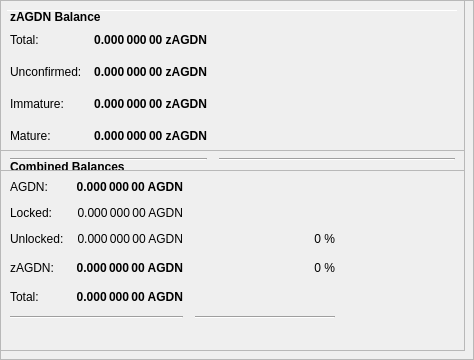
        <widget class="QFrame" name="frameObfuscation">
         <property name="minimumSize">
          <size>
           <width>0</width>
           <height>350</height>
          </size>
         </property>
         <property name="layoutDirection">
          <enum>Qt::LeftToRight</enum>
         </property>
         <property name="frameShape">
          <enum>QFrame::StyledPanel</enum>
         </property>
         <property name="frameShadow">
          <enum>QFrame::Raised</enum>
         </property>
         <widget class="QPushButton" name="runAutoDenom">
          <property name="geometry">
           <rect>
            <x>251</x>
            <y>17</y>
            <width>1</width>
            <height>1</height>
           </rect>
          </property>
          <property name="palette">
           <palette>
            <active>
             <colorrole role="WindowText">
              <brush brushstyle="SolidPattern">
               <color alpha="255">
                <red>0</red>
                <green>0</green>
                <blue>0</blue>
               </color>
              </brush>
             </colorrole>
             <colorrole role="Button">
              <brush brushstyle="SolidPattern">
               <color alpha="255">
                <red>239</red>
                <green>238</green>
                <blue>238</blue>
               </color>
              </brush>
             </colorrole>
             <colorrole role="Light">
              <brush brushstyle="SolidPattern">
               <color alpha="255">
                <red>255</red>
                <green>255</green>
                <blue>255</blue>
               </color>
              </brush>
             </colorrole>
             <colorrole role="Midlight">
              <brush brushstyle="SolidPattern">
               <color alpha="255">
                <red>247</red>
                <green>246</green>
                <blue>246</blue>
               </color>
              </brush>
             </colorrole>
             <colorrole role="Dark">
              <brush brushstyle="SolidPattern">
               <color alpha="255">
                <red>119</red>
                <green>119</green>
                <blue>119</blue>
               </color>
              </brush>
             </colorrole>
             <colorrole role="Mid">
              <brush brushstyle="SolidPattern">
               <color alpha="255">
                <red>159</red>
                <green>159</green>
                <blue>159</blue>
               </color>
              </brush>
             </colorrole>
             <colorrole role="Text">
              <brush brushstyle="SolidPattern">
               <color alpha="255">
                <red>0</red>
                <green>0</green>
                <blue>0</blue>
               </color>
              </brush>
             </colorrole>
             <colorrole role="BrightText">
              <brush brushstyle="SolidPattern">
               <color alpha="255">
                <red>255</red>
                <green>255</green>
                <blue>255</blue>
               </color>
              </brush>
             </colorrole>
             <colorrole role="ButtonText">
              <brush brushstyle="SolidPattern">
               <color alpha="255">
                <red>0</red>
                <green>0</green>
                <blue>0</blue>
               </color>
              </brush>
             </colorrole>
             <colorrole role="Base">
              <brush brushstyle="SolidPattern">
               <color alpha="255">
                <red>255</red>
                <green>255</green>
                <blue>255</blue>
               </color>
              </brush>
             </colorrole>
             <colorrole role="Window">
              <brush brushstyle="SolidPattern">
               <color alpha="255">
                <red>239</red>
                <green>238</green>
                <blue>238</blue>
               </color>
              </brush>
             </colorrole>
             <colorrole role="Shadow">
              <brush brushstyle="SolidPattern">
               <color alpha="255">
                <red>0</red>
                <green>0</green>
                <blue>0</blue>
               </color>
              </brush>
             </colorrole>
             <colorrole role="AlternateBase">
              <brush brushstyle="SolidPattern">
               <color alpha="255">
                <red>247</red>
                <green>246</green>
                <blue>246</blue>
               </color>
              </brush>
             </colorrole>
             <colorrole role="ToolTipBase">
              <brush brushstyle="SolidPattern">
               <color alpha="255">
                <red>255</red>
                <green>255</green>
                <blue>220</blue>
               </color>
              </brush>
             </colorrole>
             <colorrole role="ToolTipText">
              <brush brushstyle="SolidPattern">
               <color alpha="255">
                <red>0</red>
                <green>0</green>
                <blue>0</blue>
               </color>
              </brush>
             </colorrole>
            </active>
            <inactive>
             <colorrole role="WindowText">
              <brush brushstyle="SolidPattern">
               <color alpha="255">
                <red>0</red>
                <green>0</green>
                <blue>0</blue>
               </color>
              </brush>
             </colorrole>
             <colorrole role="Button">
              <brush brushstyle="SolidPattern">
               <color alpha="255">
                <red>239</red>
                <green>238</green>
                <blue>238</blue>
               </color>
              </brush>
             </colorrole>
             <colorrole role="Light">
              <brush brushstyle="SolidPattern">
               <color alpha="255">
                <red>255</red>
                <green>255</green>
                <blue>255</blue>
               </color>
              </brush>
             </colorrole>
             <colorrole role="Midlight">
              <brush brushstyle="SolidPattern">
               <color alpha="255">
                <red>247</red>
                <green>246</green>
                <blue>246</blue>
               </color>
              </brush>
             </colorrole>
             <colorrole role="Dark">
              <brush brushstyle="SolidPattern">
               <color alpha="255">
                <red>119</red>
                <green>119</green>
                <blue>119</blue>
               </color>
              </brush>
             </colorrole>
             <colorrole role="Mid">
              <brush brushstyle="SolidPattern">
               <color alpha="255">
                <red>159</red>
                <green>159</green>
                <blue>159</blue>
               </color>
              </brush>
             </colorrole>
             <colorrole role="Text">
              <brush brushstyle="SolidPattern">
               <color alpha="255">
                <red>0</red>
                <green>0</green>
                <blue>0</blue>
               </color>
              </brush>
             </colorrole>
             <colorrole role="BrightText">
              <brush brushstyle="SolidPattern">
               <color alpha="255">
                <red>255</red>
                <green>255</green>
                <blue>255</blue>
               </color>
              </brush>
             </colorrole>
             <colorrole role="ButtonText">
              <brush brushstyle="SolidPattern">
               <color alpha="255">
                <red>0</red>
                <green>0</green>
                <blue>0</blue>
               </color>
              </brush>
             </colorrole>
             <colorrole role="Base">
              <brush brushstyle="SolidPattern">
               <color alpha="255">
                <red>255</red>
                <green>255</green>
                <blue>255</blue>
               </color>
              </brush>
             </colorrole>
             <colorrole role="Window">
              <brush brushstyle="SolidPattern">
               <color alpha="255">
                <red>239</red>
                <green>238</green>
                <blue>238</blue>
               </color>
              </brush>
             </colorrole>
             <colorrole role="Shadow">
              <brush brushstyle="SolidPattern">
               <color alpha="255">
                <red>0</red>
                <green>0</green>
                <blue>0</blue>
               </color>
              </brush>
             </colorrole>
             <colorrole role="AlternateBase">
              <brush brushstyle="SolidPattern">
               <color alpha="255">
                <red>247</red>
                <green>246</green>
                <blue>246</blue>
               </color>
              </brush>
             </colorrole>
             <colorrole role="ToolTipBase">
              <brush brushstyle="SolidPattern">
               <color alpha="255">
                <red>255</red>
                <green>255</green>
                <blue>220</blue>
               </color>
              </brush>
             </colorrole>
             <colorrole role="ToolTipText">
              <brush brushstyle="SolidPattern">
               <color alpha="255">
                <red>0</red>
                <green>0</green>
                <blue>0</blue>
               </color>
              </brush>
             </colorrole>
            </inactive>
            <disabled>
             <colorrole role="WindowText">
              <brush brushstyle="SolidPattern">
               <color alpha="255">
                <red>119</red>
                <green>119</green>
                <blue>119</blue>
               </color>
              </brush>
             </colorrole>
             <colorrole role="Button">
              <brush brushstyle="SolidPattern">
               <color alpha="255">
                <red>239</red>
                <green>238</green>
                <blue>238</blue>
               </color>
              </brush>
             </colorrole>
             <colorrole role="Light">
              <brush brushstyle="SolidPattern">
               <color alpha="255">
                <red>255</red>
                <green>255</green>
                <blue>255</blue>
               </color>
              </brush>
             </colorrole>
             <colorrole role="Midlight">
              <brush brushstyle="SolidPattern">
               <color alpha="255">
                <red>247</red>
                <green>246</green>
                <blue>246</blue>
               </color>
              </brush>
             </colorrole>
             <colorrole role="Dark">
              <brush brushstyle="SolidPattern">
               <color alpha="255">
                <red>119</red>
                <green>119</green>
                <blue>119</blue>
               </color>
              </brush>
             </colorrole>
             <colorrole role="Mid">
              <brush brushstyle="SolidPattern">
               <color alpha="255">
                <red>159</red>
                <green>159</green>
                <blue>159</blue>
               </color>
              </brush>
             </colorrole>
             <colorrole role="Text">
              <brush brushstyle="SolidPattern">
               <color alpha="255">
                <red>119</red>
                <green>119</green>
                <blue>119</blue>
               </color>
              </brush>
             </colorrole>
             <colorrole role="BrightText">
              <brush brushstyle="SolidPattern">
               <color alpha="255">
                <red>255</red>
                <green>255</green>
                <blue>255</blue>
               </color>
              </brush>
             </colorrole>
             <colorrole role="ButtonText">
              <brush brushstyle="SolidPattern">
               <color alpha="255">
                <red>119</red>
                <green>119</green>
                <blue>119</blue>
               </color>
              </brush>
             </colorrole>
             <colorrole role="Base">
              <brush brushstyle="SolidPattern">
               <color alpha="255">
                <red>239</red>
                <green>238</green>
                <blue>238</blue>
               </color>
              </brush>
             </colorrole>
             <colorrole role="Window">
              <brush brushstyle="SolidPattern">
               <color alpha="255">
                <red>239</red>
                <green>238</green>
                <blue>238</blue>
               </color>
              </brush>
             </colorrole>
             <colorrole role="Shadow">
              <brush brushstyle="SolidPattern">
               <color alpha="255">
                <red>0</red>
                <green>0</green>
                <blue>0</blue>
               </color>
              </brush>
             </colorrole>
             <colorrole role="AlternateBase">
              <brush brushstyle="SolidPattern">
               <color alpha="255">
                <red>239</red>
                <green>238</green>
                <blue>238</blue>
               </color>
              </brush>
             </colorrole>
             <colorrole role="ToolTipBase">
              <brush brushstyle="SolidPattern">
               <color alpha="255">
                <red>255</red>
                <green>255</green>
                <blue>220</blue>
               </color>
              </brush>
             </colorrole>
             <colorrole role="ToolTipText">
              <brush brushstyle="SolidPattern">
               <color alpha="255">
                <red>0</red>
                <green>0</green>
                <blue>0</blue>
               </color>
              </brush>
             </colorrole>
            </disabled>
           </palette>
          </property>
          <property name="focusPolicy">
           <enum>Qt::NoFocus</enum>
          </property>
          <property name="autoFillBackground">
           <bool>true</bool>
          </property>
          <property name="text">
           <string/>
          </property>
          <property name="flat">
           <bool>true</bool>
          </property>
         </widget>
         <widget class="Line" name="line">
          <property name="geometry">
           <rect>
            <x>7</x>
            <y>10</y>
            <width>451</width>
            <height>1</height>
           </rect>
          </property>
          <property name="orientation">
           <enum>Qt::Horizontal</enum>
          </property>
         </widget>
         <widget class="QFrame" name="frame_3">
          <property name="geometry">
           <rect>
            <x>0</x>
            <y>150</y>
            <width>465</width>
            <height>201</height>
           </rect>
          </property>
          <property name="frameShape">
           <enum>QFrame::StyledPanel</enum>
          </property>
          <property name="frameShadow">
           <enum>QFrame::Raised</enum>
          </property>
          <layout class="QVBoxLayout" name="verticalLayout_5">
           <item>
            <layout class="QHBoxLayout" name="horizontalLayout_5" stretch="0">
             <item>
              <widget class="QLabel" name="label_5z">
               <property name="maximumSize">
                <size>
                 <width>16777215</width>
                 <height>20</height>
                </size>
               </property>
               <property name="font">
                <font>
                 <weight>75</weight>
                 <bold>true</bold>
                </font>
               </property>
               <property name="toolTip">
                <string>Combined Balances (including unconfirmed and immature coins)</string>
               </property>
               <property name="text">
                <string>&lt;html&gt;&lt;head/&gt;&lt;body&gt;&lt;p&gt;Combined Balances&lt;/p&gt;&lt;/body&gt;&lt;/html&gt;</string>
               </property>
              </widget>
             </item>
            </layout>
           </item>
           <item>
            <layout class="QGridLayout" name="gridLayout_3">
             <property name="spacing">
              <number>12</number>
             </property>
             <item row="7" column="0" colspan="2">
              <widget class="Line" name="lineSpendableBalance_3">
               <property name="orientation">
                <enum>Qt::Horizontal</enum>
               </property>
              </widget>
             </item>
             <item row="7" column="2">
              <widget class="Line" name="lineWatchBalance_3">
               <property name="sizePolicy">
                <sizepolicy hsizetype="Preferred" vsizetype="Fixed">
                 <horstretch>0</horstretch>
                 <verstretch>0</verstretch>
                </sizepolicy>
               </property>
               <property name="minimumSize">
                <size>
                 <width>140</width>
                 <height>0</height>
                </size>
               </property>
               <property name="orientation">
                <enum>Qt::Horizontal</enum>
               </property>
              </widget>
             </item>
             <item row="4" column="1">
              <widget class="QLabel" name="labelzBalancez">
               <property name="font">
                <font>
                 <weight>75</weight>
                 <bold>true</bold>
                </font>
               </property>
               <property name="cursor">
                <cursorShape>IBeamCursor</cursorShape>
               </property>
               <property name="toolTip">
                <string>Total of transactions that have yet to be confirmed, and do not yet count toward the spendable balance</string>
               </property>
               <property name="text">
                <string notr="true">0.000 000 00 AGDN</string>
               </property>
               <property name="alignment">
                <set>Qt::AlignRight|Qt::AlignTrailing|Qt::AlignVCenter</set>
               </property>
               <property name="textInteractionFlags">
                <set>Qt::LinksAccessibleByMouse|Qt::TextSelectableByKeyboard|Qt::TextSelectableByMouse</set>
               </property>
              </widget>
             </item>
             <item row="6" column="1">
              <widget class="QLabel" name="labelTotalz">
               <property name="font">
                <font>
                 <weight>75</weight>
                 <bold>true</bold>
                </font>
               </property>
               <property name="cursor">
                <cursorShape>IBeamCursor</cursorShape>
               </property>
               <property name="toolTip">
                <string>Total Balance, including unconfirmed and immature coins.</string>
               </property>
               <property name="text">
                <string notr="true">0.000 000 00 AGDN</string>
               </property>
               <property name="alignment">
                <set>Qt::AlignRight|Qt::AlignTrailing|Qt::AlignVCenter</set>
               </property>
               <property name="textInteractionFlags">
                <set>Qt::LinksAccessibleByMouse|Qt::TextSelectableByKeyboard|Qt::TextSelectableByMouse</set>
               </property>
              </widget>
             </item>
             <item row="4" column="3">
              <spacer name="horizontalSpacer_6">
               <property name="orientation">
                <enum>Qt::Horizontal</enum>
               </property>
               <property name="sizeHint" stdset="0">
                <size>
                 <width>40</width>
                 <height>20</height>
                </size>
               </property>
              </spacer>
             </item>
             <item row="6" column="0">
              <widget class="QLabel" name="labelTotalTextz">
               <property name="text">
                <string>Total:</string>
               </property>
              </widget>
             </item>
             <item row="1" column="0">
              <widget class="QLabel" name="labelBalanceTextz">
               <property name="text">
                <string>AGDN:</string>
               </property>
              </widget>
             </item>
             <item row="1" column="1">
              <widget class="QLabel" name="labelBalancez">
               <property name="font">
                <font>
                 <weight>75</weight>
                 <bold>true</bold>
                </font>
               </property>
               <property name="cursor">
                <cursorShape>IBeamCursor</cursorShape>
               </property>
               <property name="toolTip">
                <string>Your current spendable balance</string>
               </property>
               <property name="text">
                <string notr="true">0.000 000 00 AGDN</string>
               </property>
               <property name="alignment">
                <set>Qt::AlignRight|Qt::AlignTrailing|Qt::AlignVCenter</set>
               </property>
               <property name="textInteractionFlags">
                <set>Qt::LinksAccessibleByMouse|Qt::TextSelectableByKeyboard|Qt::TextSelectableByMouse</set>
               </property>
              </widget>
             </item>
             <item row="4" column="0">
              <widget class="QLabel" name="labelzBalanceTextz">
               <property name="toolTip">
                <string/>
               </property>
               <property name="text">
                <string>zAGDN:</string>
               </property>
              </widget>
             </item>
             <item row="4" column="2">
              <widget class="QLabel" name="labelzAGDNPercent">
               <property name="toolTip">
                <string>Current percentage of zAGDN.
If AutoMint is enabled this percentage will settle around the configured AutoMint percentage (default = 10%)</string>
               </property>
               <property name="text">
                <string>0 %</string>
               </property>
               <property name="alignment">
                <set>Qt::AlignRight|Qt::AlignTrailing|Qt::AlignVCenter</set>
               </property>
              </widget>
             </item>
             <item row="6" column="2">
              <widget class="QLabel" name="label100Percent">
               <property name="text">
                <string/>
               </property>
               <property name="alignment">
                <set>Qt::AlignRight|Qt::AlignTrailing|Qt::AlignVCenter</set>
               </property>
              </widget>
             </item>
             <item row="2" column="1">
              <widget class="QLabel" name="labelLockedBalance">
               <property name="toolTip">
                <string>Locked AGDN or Masternode collaterals. These are excluded from zAGDN minting.</string>
               </property>
               <property name="text">
                <string>0.000 000 00 AGDN</string>
               </property>
               <property name="alignment">
                <set>Qt::AlignRight|Qt::AlignTrailing|Qt::AlignVCenter</set>
               </property>
              </widget>
             </item>
             <item row="2" column="0">
              <widget class="QLabel" name="labelLockedBalanceText">
               <property name="toolTip">
                <string>Locked AGDN or Masternode collaterals. These are excluded from zAGDN minting.</string>
               </property>
               <property name="text">
                <string>Locked:</string>
               </property>
              </widget>
             </item>
             <item row="3" column="0">
              <widget class="QLabel" name="labelUnLockedBalanceText">
               <property name="toolTip">
                <string>Unlocked AGDNs. These can be used for zAGDN minting.</string>
               </property>
               <property name="text">
                <string>Unlocked:</string>
               </property>
              </widget>
             </item>
             <item row="3" column="1">
              <widget class="QLabel" name="labelUnLockedBalance">
               <property name="toolTip">
                <string>Unlocked AGDNs. These can be used for zAGDN minting.</string>
               </property>
               <property name="text">
                <string>0.000 000 00 AGDN</string>
               </property>
               <property name="alignment">
                <set>Qt::AlignRight|Qt::AlignTrailing|Qt::AlignVCenter</set>
               </property>
              </widget>
             </item>
             <item row="3" column="2">
              <widget class="QLabel" name="labelAGDNPercent">
               <property name="text">
                <string>0 %</string>
               </property>
               <property name="alignment">
                <set>Qt::AlignRight|Qt::AlignTrailing|Qt::AlignVCenter</set>
               </property>
              </widget>
             </item>
            </layout>
           </item>
           <item>
            <spacer name="verticalSpacer">
             <property name="orientation">
              <enum>Qt::Vertical</enum>
             </property>
             <property name="sizeHint" stdset="0">
              <size>
               <width>20</width>
               <height>40</height>
              </size>
             </property>
            </spacer>
           </item>
          </layout>
         </widget>
         <widget class="QFrame" name="frame_4">
          <property name="geometry">
           <rect>
            <x>0</x>
            <y>0</y>
            <width>465</width>
            <height>171</height>
           </rect>
          </property>
          <property name="frameShape">
           <enum>QFrame::StyledPanel</enum>
          </property>
          <property name="frameShadow">
           <enum>QFrame::Raised</enum>
          </property>
          <layout class="QVBoxLayout" name="verticalLayout_7">
           <item>
            <layout class="QHBoxLayout" name="horizontalLayout_8" stretch="0">
             <item>
              <widget class="QLabel" name="label_5z_3">
               <property name="maximumSize">
                <size>
                 <width>16777215</width>
                 <height>20</height>
                </size>
               </property>
               <property name="font">
                <font>
                 <weight>75</weight>
                 <bold>true</bold>
                </font>
               </property>
               <property name="text">
                <string>zAGDN Balance</string>
               </property>
              </widget>
             </item>
            </layout>
           </item>
           <item>
            <layout class="QGridLayout" name="gridLayout_5">
             <property name="spacing">
              <number>12</number>
             </property>
             <item row="4" column="0">
              <widget class="QLabel" name="labelzBalanceMatureText">
               <property name="toolTip">
                <string>Mature: more than 20 confirmation and more than 1 mints of the same denomination after it was minted.
These zAGDN are spendable.</string>
               </property>
               <property name="text">
                <string>Mature:</string>
               </property>
              </widget>
             </item>
             <item row="5" column="0" colspan="2">
              <widget class="Line" name="lineSpendableBalance_5">
               <property name="orientation">
                <enum>Qt::Horizontal</enum>
               </property>
              </widget>
             </item>
             <item row="1" column="1">
              <widget class="QLabel" name="labelzBalance">
               <property name="font">
                <font>
                 <weight>75</weight>
                 <bold>true</bold>
                </font>
               </property>
               <property name="cursor">
                <cursorShape>IBeamCursor</cursorShape>
               </property>
               <property name="toolTip">
                <string>All available zAGDN, unconfirmed and immature zAGDN included.</string>
               </property>
               <property name="text">
                <string notr="true">0.000 000 00 zAGDN</string>
               </property>
               <property name="alignment">
                <set>Qt::AlignRight|Qt::AlignTrailing|Qt::AlignVCenter</set>
               </property>
               <property name="textInteractionFlags">
                <set>Qt::LinksAccessibleByMouse|Qt::TextSelectableByKeyboard|Qt::TextSelectableByMouse</set>
               </property>
              </widget>
             </item>
             <item row="5" column="2">
              <widget class="Line" name="lineWatchBalance_5">
               <property name="sizePolicy">
                <sizepolicy hsizetype="Preferred" vsizetype="Fixed">
                 <horstretch>0</horstretch>
                 <verstretch>0</verstretch>
                </sizepolicy>
               </property>
               <property name="minimumSize">
                <size>
                 <width>140</width>
                 <height>0</height>
                </size>
               </property>
               <property name="orientation">
                <enum>Qt::Horizontal</enum>
               </property>
              </widget>
             </item>
             <item row="1" column="0">
              <widget class="QLabel" name="labelzBalanceText">
               <property name="toolTip">
                <string>All available zAGDN, unconfirmed and immature zAGDN included.</string>
               </property>
               <property name="text">
                <string>Total:</string>
               </property>
              </widget>
             </item>
             <item row="1" column="2">
              <spacer name="horizontalSpacer_8">
               <property name="orientation">
                <enum>Qt::Horizontal</enum>
               </property>
               <property name="sizeHint" stdset="0">
                <size>
                 <width>40</width>
                 <height>20</height>
                </size>
               </property>
              </spacer>
             </item>
             <item row="4" column="2">
              <spacer name="horizontalSpacer_4">
               <property name="orientation">
                <enum>Qt::Horizontal</enum>
               </property>
               <property name="sizeHint" stdset="0">
                <size>
                 <width>40</width>
                 <height>20</height>
                </size>
               </property>
              </spacer>
             </item>
             <item row="4" column="1">
              <widget class="QLabel" name="labelzBalanceMature">
               <property name="font">
                <font>
                 <weight>75</weight>
                 <bold>true</bold>
                </font>
               </property>
               <property name="toolTip">
                <string>Mature: more than 20 confirmation and more than 1 mints of the same denomination after it was minted.
These zAGDN are spendable.</string>
               </property>
               <property name="text">
                <string>0.000 000 00 zAGDN</string>
               </property>
               <property name="alignment">
                <set>Qt::AlignRight|Qt::AlignTrailing|Qt::AlignVCenter</set>
               </property>
              </widget>
             </item>
             <item row="2" column="0">
              <widget class="QLabel" name="labelzBalanceUnconfirmedText">
               <property name="toolTip">
                <string>Unconfirmed: less than 20 confirmations
Immature: confirmed, but less than 1 mints of the same denomination after it was minted</string>
               </property>
               <property name="text">
                <string>Unconfirmed:</string>
               </property>
              </widget>
             </item>
             <item row="2" column="1">
              <widget class="QLabel" name="labelzBalanceUnconfirmed">
               <property name="font">
                <font>
                 <weight>75</weight>
                 <bold>true</bold>
                </font>
               </property>
               <property name="toolTip">
                <string>Unconfirmed: less than 20 confirmations
Immature: confirmed, but less than 1 mints of the same denomination after it was minted</string>
               </property>
               <property name="text">
                <string>0.000 000 00 zAGDN</string>
               </property>
               <property name="alignment">
                <set>Qt::AlignRight|Qt::AlignTrailing|Qt::AlignVCenter</set>
               </property>
              </widget>
             </item>
             <item row="2" column="2">
              <spacer name="horizontalSpacer_5">
               <property name="orientation">
                <enum>Qt::Horizontal</enum>
               </property>
               <property name="sizeHint" stdset="0">
                <size>
                 <width>40</width>
                 <height>20</height>
                </size>
               </property>
              </spacer>
             </item>
             <item row="3" column="0">
              <widget class="QLabel" name="labelzBalanceImmatureText">
               <property name="toolTip">
                <string>Unconfirmed: less than 20 confirmations
Immature: confirmed, but less than 1 mints of the same denomination after it was minted</string>
               </property>
               <property name="text">
                <string>Immature:</string>
               </property>
              </widget>
             </item>
             <item row="3" column="1">
              <widget class="QLabel" name="labelzBalanceImmature">
               <property name="font">
                <font>
                 <weight>75</weight>
                 <bold>true</bold>
                </font>
               </property>
               <property name="toolTip">
                <string>Unconfirmed: less than 20 confirmations
Immature: confirmed, but less than 1 mints of the same denomination after it was minted</string>
               </property>
               <property name="text">
                <string>0.000 000 00 zAGDN</string>
               </property>
               <property name="alignment">
                <set>Qt::AlignRight|Qt::AlignTrailing|Qt::AlignVCenter</set>
               </property>
              </widget>
             </item>
             <item row="3" column="2">
              <spacer name="horizontalSpacer_7">
               <property name="orientation">
                <enum>Qt::Horizontal</enum>
               </property>
               <property name="sizeHint" stdset="0">
                <size>
                 <width>40</width>
                 <height>20</height>
                </size>
               </property>
              </spacer>
             </item>
            </layout>
           </item>
          </layout>
         </widget>
        </widget>
